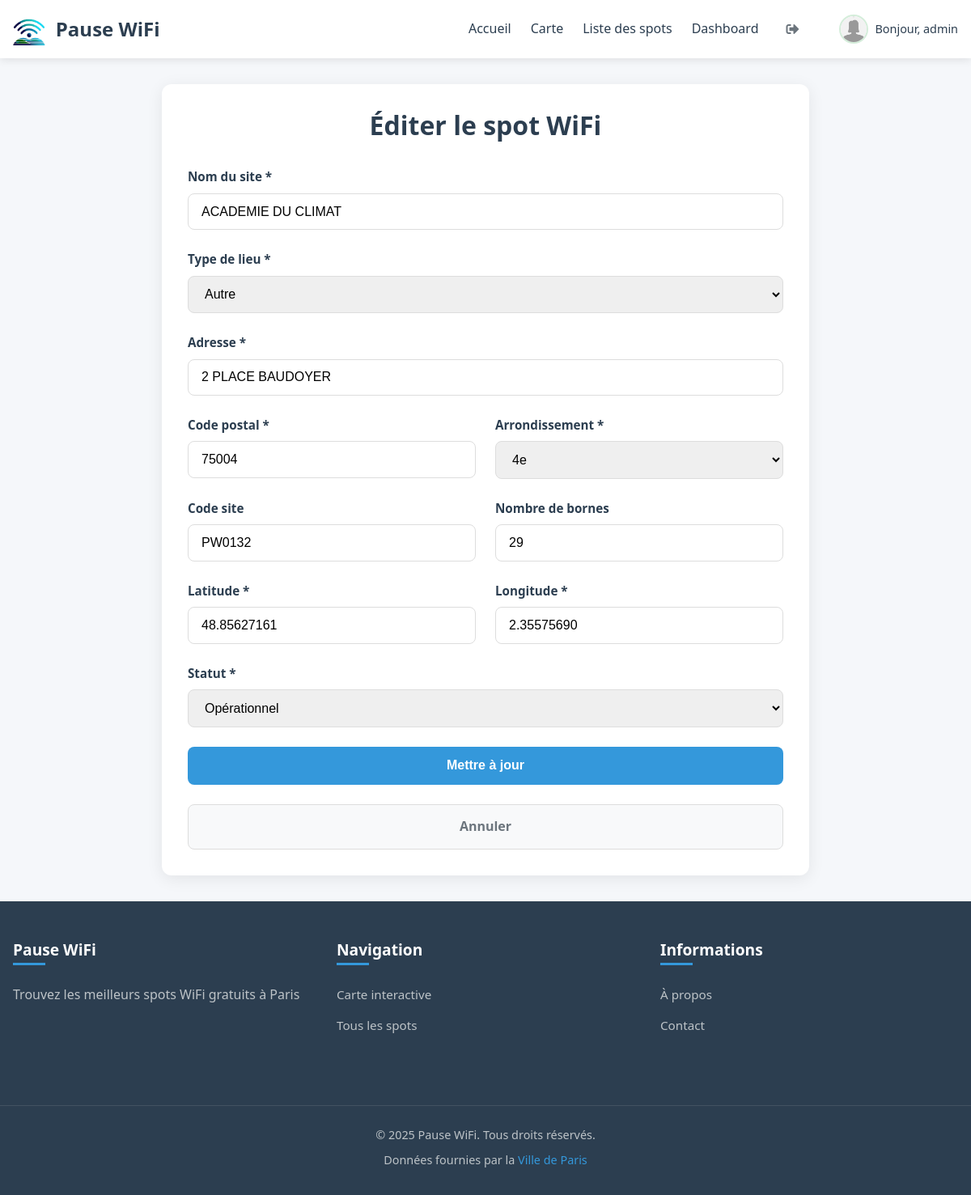
/?page=edit-spot&id=35 (signed in), run on the app's committed database.
### tables this page shows
CREATE TABLE `users` (
  `id` int NOT NULL,
  `username` varchar(50) NOT NULL,
  `email` varchar(100) NOT NULL,
  `password` varchar(255) NOT NULL,
  `role` enum('user','admin') DEFAULT 'user',
  `created_at` timestamp NULL DEFAULT CURRENT_TIMESTAMP,
  `updated_at` timestamp NULL DEFAULT CURRENT_TIMESTAMP ON UPDATE CURRENT_TIMESTAMP,
  `reset_token` varchar(255) DEFAULT NULL,
  `reset_expires` int DEFAULT NULL,
  `profile_picture` varchar(255) DEFAULT NULL
);

CREATE TABLE `wifi_spots` (
  `id` int NOT NULL,
  `site_name` varchar(255) NOT NULL,
  `site_type` enum('Bibliothèque','Autre','Parc','Centre sportif','Mairie','Musée','Hotel') DEFAULT 'Autre',
  `address` varchar(255) NOT NULL,
  `postal_code` varchar(10) NOT NULL,
  `site_code` varchar(50) DEFAULT NULL,
  `num_bornes` int DEFAULT '1',
  `status` enum('Opérationnel','Fermé pour travaux','En déploiement','En étude') DEFAULT 'Opérationnel',
  `latitude` decimal(10,8) NOT NULL,
  `longitude` decimal(11,8) NOT NULL,
  `arrondissement` int NOT NULL,
  `created_at` timestamp NULL DEFAULT CURRENT_TIMESTAMP,
  `updated_at` timestamp NULL DEFAULT CURRENT_TIMESTAMP ON UPDATE CURRENT_TIMESTAMP
);

### www/models/User.php (called while the page is built, shortened)
<?php
class User {
    private $db;
    public function __construct($db) {
        $this->db = $db;
    }
    public function getProfilePicture($userId) {
        $query = "SELECT profile_picture FROM users WHERE id = :id";
        $stmt = $this->db->prepare($query);
        $stmt->bindParam(':id', $userId, PDO::PARAM_INT);
        $stmt->execute();
        $result = $stmt->fetch(PDO::FETCH_ASSOC);
        return $result['profile_picture'] ?? null;
    }
}
?>

### www/models/WifiSpot.php (called while the page is built, shortened)
<?php
class WifiSpot {
    private $db;
    public function __construct($db) {
        $this->db = $db;
    }
    public function getSpotById($id) {
        $query = "SELECT * FROM wifi_spots WHERE id = :id";
        $stmt = $this->db->prepare($query);
        $stmt->bindParam(':id', $id, PDO::PARAM_INT);
        $stmt->execute();
        return $stmt->fetch(PDO::FETCH_ASSOC);
    }
}
?>

### www/views/edit-spot.php (the view, shortened to what this page needs)
<?php
require_once __DIR__ . '/partials/header.php';
if (!isset($_GET['id']) || !$spot = $wifiSpotModel->getSpotById($_GET['id'])) {
    header('Location: /?page=admin');
    exit;
}
?>
<div class="edit-spot">
    <h1 class="edit-spot__title">Éditer le spot WiFi</h1>
    <form action="/?page=edit-spot&id=<?= $spot['id'] ?>" method="POST" class="edit-spot__form">
        <div class="edit-spot__form-group">
            <label for="site_name" class="edit-spot__label">Nom du site *</label>
            <input type="text" id="site_name" name="site_name" class="edit-spot__input" value="<?= htmlspecialchars($spot['site_name']) ?>" required>
        </div>
        <div class="edit-spot__form-group">
            <label for="site_type" class="edit-spot__label">Type de lieu *</label>
            <select id="site_type" name="site_type" class="edit-spot__select" required>
                <option value="Autre" <?= $spot['site_type'] === 'Autre' ? 'selected' : '' ?>>Autre</option>
            </select>
        </div>
        <div class="edit-spot__form-group">
            <label for="address" class="edit-spot__label">Adresse *</label>
            <input type="text" id="address" name="address" class="edit-spot__input" value="<?= htmlspecialchars($spot['address']) ?>" required>
        </div>
        <div class="edit-spot__form-row">
            <div class="edit-spot__form-group">
                <label for="postal_code" class="edit-spot__label">Code postal *</label>
                <input type="text" id="postal_code" name="postal_code" class="edit-spot__input" value="<?= htmlspecialchars($spot['postal_code']) ?>" required>
            </div>
            <div class="edit-spot__form-group">
                <label for="arrondissement" class="edit-spot__label">Arrondissement *</label>
                <select id="arrondissement" name="arrondissement" class="edit-spot__select" required>
                    <?php for ($i = 1; $i <= 20; $i++): ?>
                        <option value="<?= $i ?>" <?= $spot['arrondissement'] == $i ? 'selected' : '' ?>><?= $i ?>e</option>
                    <?php endfor; ?>
                </select>
            </div>
        </div>
        <div class="edit-spot__form-row">
            <div class="edit-spot__form-group">
                <label for="site_code" class="edit-spot__label">Code site</label>
                <input type="text" id="site_code" name="site_code" class="edit-spot__input" value="<?= htmlspecialchars($spot['site_code'] ?? '') ?>">
            </div>
            <div class="edit-spot__form-group">
                <label for="num_bornes" class="edit-spot__label">Nombre de bornes</label>
                <input type="number" id="num_bornes" name="num_bornes" min="1" class="edit-spot__input" value="<?= $spot['num_bornes'] ?>">
            </div>
        </div>
        <div class="edit-spot__form-row">
            <div class="edit-spot__form-group">
                <label for="latitude" class="edit-spot__label">Latitude *</label>
                <input type="text" id="latitude" name="latitude" class="edit-spot__input" value="<?= $spot['latitude'] ?>" required>
            </div>
            <div class="edit-spot__form-group">
                <label for="longitude" class="edit-spot__label">Longitude *</label>
                <input type="text" id="longitude" name="longitude" class="edit-spot__input" value="<?= $spot['longitude'] ?>" required>
            </div>
        </div>
        <div class="edit-spot__form-group">
            <label for="status" class="edit-spot__label">Statut *</label>
            <select id="status" name="status" class="edit-spot__select" required>
                <option value="Opérationnel" <?= $spot['status'] === 'Opérationnel' ? 'selected' : '' ?>>Opérationnel</option>
            </select>
        </div>
        <button type="submit" class="edit-spot__submit">Mettre à jour</button>
        <a href="/?page=admin" class="edit-spot__cancel">Annuler</a>
    </form>
</div>
<?php require_once __DIR__ . '/partials/footer.php'; ?>

### www/views/partials/header.php (shortened to what this page needs)
<?php
$currentPage = $_GET['page'] ?? 'home';
?>
<!DOCTYPE html>
<html lang="fr">
<head>
    <link rel="stylesheet" href="/assets/css/global.css">
    <link rel="stylesheet" href="/assets/css/header_footer.css">
    <link rel="stylesheet" href="/assets/css/home.css">
    <link rel="stylesheet" href="/assets/css/auth.css">
    <link rel="stylesheet" href="/assets/css/map.css">
    <link rel="stylesheet" href="/assets/css/list.css">
    <link rel="stylesheet" href="/assets/css/spot-detail.css">
    <link rel="stylesheet" href="/assets/css/favorites.css">
    <link rel="stylesheet" href="/assets/css/about.css">
    <link rel="stylesheet" href="/assets/css/contact.css">
    <link rel="stylesheet" href="/assets/css/admin.css">
    <link rel="stylesheet" href="/assets/css/edit-spot.css">
    <link rel="stylesheet" href="/assets/css/not_found.css">
    <link rel="stylesheet" href="/assets/css/profile.css">
    <link rel="stylesheet" href="https://cdnjs.cloudflare.com/ajax/libs/font-awesome/5.15.4/css/all.min.css">
    <link rel="stylesheet" href="https://unpkg.com/leaflet@1.9.4/dist/leaflet.css">
    <link rel="stylesheet" href="https://unpkg.com/leaflet.markercluster@1.4.1/dist/MarkerCluster.Default.css">
</head>
<body>
    <header class="header">
        <div class="header__container">
            <div class="header__logo">
                <a href="/?page=home" class="header__logo-link" aria-label="Accueil">
                    <img src="/assets/img/logo.png" alt="Pause WiFi Logo" class="header__logo-img" width="40" height="40">
                    <span class="header__logo-text">Pause WiFi</span>
                </a>
            </div>
            <nav class="header__nav" aria-label="Navigation principale">
                <ul class="header__nav-list">
                    <li class="header__nav-item <?= $currentPage === 'home' ? 'header__nav-item--active' : '' ?>">
                        <a href="/?page=home" class="header__nav-link">Accueil</a>
                    </li>
                    <li class="header__nav-item <?= $currentPage === 'map' ? 'header__nav-item--active' : '' ?>">
                        <a href="/?page=map" class="header__nav-link">Carte</a>
                    </li>
                    <li class="header__nav-item <?= $currentPage === 'list' ? 'header__nav-item--active' : '' ?>">
                        <a href="/?page=list" class="header__nav-link">Liste des spots</a>
                    </li>
                    <?php if (isset($_SESSION['user_id'])): ?>
                        <?php if ($_SESSION['role'] === 'admin'): ?>
                            <li class="header__nav-item <?= $currentPage === 'admin' ? 'header__nav-item--active' : '' ?>">
                                <a href="/?page=admin" class="header__nav-link">Dashboard</a>
                            </li>
                        <?php else: ?>
                            <li class="header__nav-item <?= $currentPage === 'favorites' ? 'header__nav-item--active' : '' ?>">
                                <a href="/?page=favorites" class="header__nav-link">Mes Favoris</a>
                            </li>
                        <?php endif; ?>
                        <li class="header__nav-item">
                            <a href="/logout.php" class="header__logout" aria-label="Déconnexion">
                                <i class="fas fa-sign-out-alt header__logout-icon"></i>
                            </a>
                        </li>
                        <li class="header__user <?= $_SESSION['role'] === 'admin' ? 'header__user--admin' : '' ?>">
                            <?php
                            $profilePicture = isset($_SESSION['user_id'])
                                ? $userModel->getProfilePicture($_SESSION['user_id'])
                                : null;
                            $picturePath = $profilePicture
                                ? '/uploads/profiles/' . htmlspecialchars($profilePicture)
                                : '/assets/img/default-profile.png';
                            ?>
                            <a href="/?page=profile" class="header__user-link">
                                <img src="<?= $picturePath ?>" alt="Photo de profil" class="header__user-img"
                                    onerror="this.src='/assets/img/default-profile.png'">
                                <span class="header__user-name">Bonjour, <?= htmlspecialchars($_SESSION['username']) ?></span>
                            </a>
                        </li>
                    <?php endif; ?>
                </ul>
            </nav>
        </div>
    </header>
    <main class="main">

### www/assets/css/global.css (style rules this page uses)
:root { --primary-color: #3498db; --primary-dark: #2980b9; --secondary-color: #2c3e50; --accent-color: #e74c3c; --light-color: #f8f9fa; --dark-color: #343a40; --text-color: #2c3e50; --text-light: #6c757d; --border-color: #ddd; --success-color: #28a745; --error-color: #dc3545; --warning-color: #ffc107; --info-color: #17a2b8; }
* { margin: 0; padding: 0; box-sizing: border-box; }
body { font-family: 'Segoe UI', Tahoma, Geneva, Verdana, sans-serif; line-height: 1.6; color: var(--text-color); background-color: #f5f7fa; }
h1, h2, h3, h4, h5, h6 { margin-bottom: 1rem; line-height: 1.2; }
a { text-decoration: none; color: var(--primary-color); transition: color 0.2s ease; }
img { max-width: 100%; height: auto; }

### www/assets/css/header_footer.css (style rules this page uses)
.header { background: #fff; box-shadow: 0 2px 10px rgba(0, 0, 0, 0.1); position: sticky; top: 0; z-index: 1000; }
.header__container { max-width: 1200px; margin: 0 auto; padding: 1rem; display: flex; justify-content: space-between; align-items: center; }
.header__logo-link { display: flex; align-items: center; gap: 0.8rem; text-decoration: none; transition: opacity 0.2s ease; }
.header__logo-img { transition: transform 0.3s ease; }
.header__logo-text { font-size: 1.5rem; font-weight: 700; color: #2c3e50; }
.header__nav-list { display: flex; align-items: center; gap: 1.5rem; list-style: none; margin: 0; padding: 0; }
.header__nav-link { text-decoration: none; color: #2c3e50; font-weight: 500; padding: 0.5rem 0; position: relative; transition: color 0.2s ease; }
.header__nav-link::after { content: ''; position: absolute; bottom: 0; left: 0; width: 0; height: 2px; background: #3498db; transition: width 0.3s ease; }
.header__user { display: flex; align-items: center; gap: 0.5rem; margin-left: 1rem; }
.header__user-link { display: flex; align-items: center; gap: 0.5rem; text-decoration: none; transition: opacity 0.2s ease; }
.header__user-img { width: 36px; height: 36px; border-radius: 50%; object-fit: cover; border: 2px solid #e8f4fc; }
.header__user-name { font-size: 0.9rem; color: #2c3e50; font-weight: 500; }
.header__user--admin .header__user-img { border-color: #d4edda; }
.header__logout { color: #6c757d; transition: color 0.2s ease; display: flex; align-items: center; justify-content: center; width: 36px; height: 36px; border-radius: 50%; }
.header__nav { transition: all 0.3s ease; }

### www/assets/css/edit-spot.css (style rules this page uses)
.edit-spot { max-width: 800px; margin: 2rem auto; padding: 2rem; background: #fff; border-radius: 12px; box-shadow: 0 4px 20px rgba(0, 0, 0, 0.08); }
.edit-spot__title { font-size: 2rem; color: #2c3e50; margin-bottom: 2rem; text-align: center; font-weight: 700; }
.edit-spot__form { display: grid; gap: 1.5rem; }
.edit-spot__form-group { display: flex; flex-direction: column; gap: 0.5rem; }
.edit-spot__label { font-weight: 600; color: #2c3e50; font-size: 0.95rem; }
.edit-spot__input, .edit-spot__select { padding: 0.8rem 1rem; border: 1px solid #ddd; border-radius: 8px; font-size: 1rem; transition: all 0.3s ease; }
.edit-spot__form-row { display: grid; grid-template-columns: 1fr 1fr; gap: 1.5rem; }
.edit-spot__submit, .edit-spot__cancel { padding: 0.9rem 1.8rem; font-weight: 600; border-radius: 8px; cursor: pointer; transition: all 0.3s ease; font-size: 1rem; text-align: center; }
.edit-spot__submit { background: #3498db; color: white; border: none; }
.edit-spot__cancel { background: #f8f9fa; color: #6c757d; border: 1px solid #ddd; text-decoration: none; }

### data on the page
users: profile_picture (picture)
wifi_spots: site_name "ACADEMIE DU CLIMAT", site_type "Autre", address "2 PLACE BAUDOYER", postal_code "75004", arrondissement "4e", site_code "PW0132", num_bornes "29", latitude "48.85627161", longitude "2.35575690", status "Opérationnel"

### other printed values
$_SESSION['username'] "admin"
